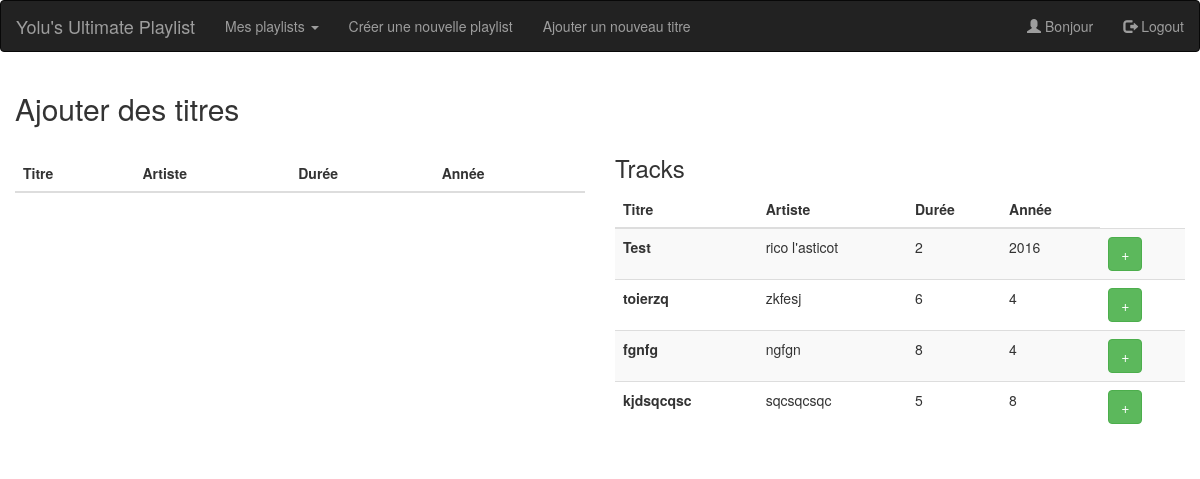
/myPlaylists/interactPlaylist.php, run on an earlier commit of the app's database.
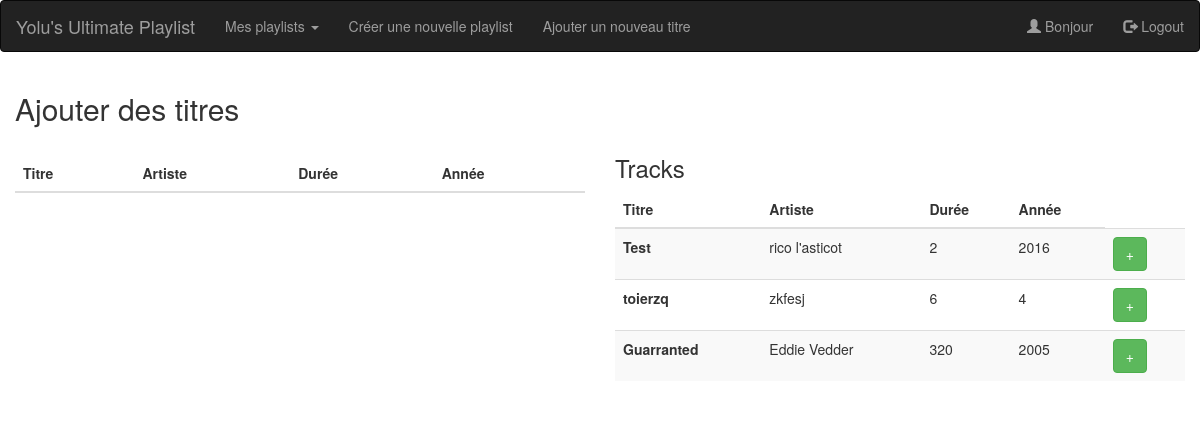
And on a later commit of the database.
### tables this page shows
CREATE TABLE `tracks` (
  `id` int(11) NOT NULL,
  `title` varchar(120) NOT NULL,
  `artist` varchar(90) NOT NULL,
  `duration` int(11) NOT NULL,
  `year` int(11) NOT NULL,
  `uploadTrack_name` varchar(150) NOT NULL
);

### myPlaylists/interactPlaylist.php (the view, shortened to what this page needs)
<?php
include ('../navbarCall.php');
$playlistsName = $pdo->prepare("SELECT name FROM playlists WHERE id = :playlist_id");
$playlistsName->bindValue('playlist_id', $_SESSION['playlistId']);
$playlistsName->execute();
$playlistName = $playlistsName->fetch();
 ?>
<!DOCTYPE html>
<html>
  <head>
    <link rel="stylesheet" href="https://maxcdn.bootstrapcdn.com/bootstrap/3.3.7/css/bootstrap.min.css">
    <link rel="stylesheet" href="style.css" media="screen" title="no title">
  </head>
  <body>
    <div class="container-fluid">
      <header>
        <h2> Ajouter des titres </h2>
        <div class="row">
          <div id = 'tracksAdd'class="col-md-6"> <h3> <?php echo $playlistName['name']; ?></h3>
              <table class = "table table-striped">
                <thead>
                  <tr>
                    <th> Titre </th>
                    <th> Artiste </th>
                    <th> Durée </th>
                    <th> Année </th>
                  </tr>
                </thead>
            </table>
          </div>
          <div id = 'addTracks' class="col-md-6"> <h3> Tracks </h3>
            <?php
            $reponse = $pdo->query("SELECT * FROM tracks");
            ?>
            <table class = "table table-striped">
              <thead>
                <tr>
                  <th> Titre </th>
                  <th> Artiste </th>
                  <th> Durée </th>
                  <th> Année </th>
                </tr>
              </thead>
              <tbody>
              <?php while ($track = $reponse->fetch()){
              ?>
                  <tr>
                    <td> <strong> <?php echo $track['title']; ?> </strong> </td>
                    <td> <?php echo $track['artist']; ?> </td>
                    <td> <?php echo $track['duration']; ?> </td>
                    <td> <?php echo $track['year']; ?> </td>
                    <td> <a href="interactPlaylist_modal.php?trackId=<?php echo $track['id']?>"><button type="button" class="btn btn-success myBtn">+</button></a></td>
                  <?php
                  }
                  ?>
              </tbody>
            </table>
          </div>
        </div>
      </header>
    </div>
  </body>
</html>

What changed in the data, as far as the page shows it:
removed tracks: title "fgnfg", artist "ngfgn", duration "8", year "4"
removed tracks: title "kjdsqcqsc", artist "sqcsqcsqc", duration "5", year "8"
added tracks: title "Guarranted", artist "Eddie Vedder", duration "320", year "2005"
